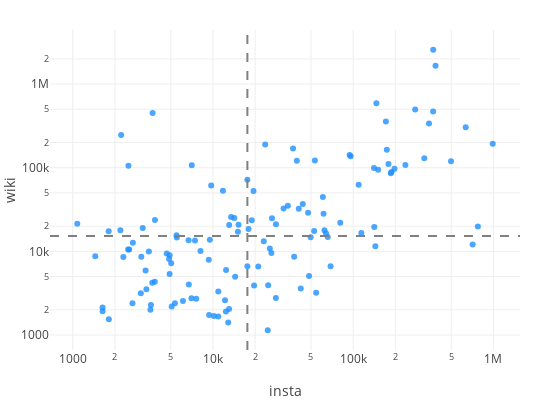

The notebook cell saved with this chart:
### Code cell
insta_wiki_scatter(city_data)

### Figure 1 — Plotly figure (JSON) as saved in the notebook; plotly's stock layout.template omitted (floating-point values rounded to 4 significant figures)
{"data": [{"hoverinfo": "text", "marker": {"color": "dodgerblue", "opacity": 0.8}, "mode": "markers", "name": "huge", "text": ["<i>Mühlenstraße</i><br>East Side Gallery, 124926<br>Mercedes-Benz Arena ..., 67963", "<i>Pariser Platz</i><br>Pariser Platz, 19878", "<i>Dircksenstraße</i><br>Berlin Alexanderplat..., 12068", "<i>Unter Den Linden</i><br>Warschauer Straße, 4032<br>Berlin Brandenburger..., 6051<br>Humboldt University ..., 155456<br>Hotel Adlon, 62916<br>Kronprinzenpalais, 31931", "<i>Am Lustgarten</i><br>Berlin Cathedral, 100669<br>Lustgarten, 18932", "<i>Platz Der Republik</i><br>Reichstag dome, 756577<br>Reichstag building, 393733<br>Bundestag, 507842", "<i>Ebertstraße</i><br>Berlin Wall, 2574641", "<i>Friedrichstraße</i><br>Checkpoint Charlie, 386808<br>Friedrichstadt-Palas..., 13018<br>Admiralspalast, 6366<br>The Westin Grand Ber..., 5086<br>Friedrichstraße, 26010", "<i>Cora-Berliner-Straße</i><br>Memorial to the Murd..., 337363", "<i>Potsdamer Platz</i><br>Potsdamer Platz, 119613<br>Berlin Potsdamer Pla..., 9958", "<i>Bodestraße</i><br>Museum Island, 114663<br>Pergamon Museum, 157339<br>Alte Nationalgalerie, 41013<br>Bode Museum, 44619<br>Altes Museum, 67883", "<i>Budapester Straße</i><br>Kaiser Wilhelm Memor..., 99786<br>Aquarium Berlin, 8001<br>2016 Berlin truck at..., 242", "<i>John-Foster-Dulles-Allee</i><br>Mitte, 51439<br>Tiergarten, Berlin, 26299<br>Haus der Kulturen de..., 19754", "<i>Hardenbergplatz</i><br>Berlin Zoological Ga..., 64648<br>Berlin Zoologischer ..., 24439", "<i>Gendarmenmarkt</i><br>Gendarmenmarkt, 44959<br>Konzerthaus Berlin, 26031<br>French Cathedral, Be..., 15216", "<i>Tauentzienstraße</i><br>Kaufhaus des Westens, 55818<br>Europa-Center, 11304<br>Breitscheidplatz, 25095<br>City West, 10494<br>Tauentzienstraße, 7755", "<i>Panoramastraße</i><br>Fernsehturm Berlin, 163664", "<i>Karl-Liebknecht-Straße</i><br>DDR Museum, 32142<br>Berlin Palace, 33600<br>St. Mary's Church, B..., 16630<br>Marx-Engels Forum, 12384<br>AquaDom, 19257", "<i>Potsdamer Straße</i><br>Sony Center, 38851<br>Neue Nationalgalerie, 34661<br>Berlin Wintergarten ..., 9531<br>Deutsche Kinemathek, 3381<br>Kulturforum, 8365", "<i>Brandenburger Tor</i><br>Brandenburg Gate, 592225", "<i>Kurfürstendamm</i><br>Schaubühne, 8663<br>Adenauerplatz (Berli..., 2823", "<i>Invalidenstraße</i><br>Hamburger Bahnhof, 19608", "<i>Europaplatz</i><br>Berlin Hauptbahnhof, 99538", "<i>Rosenthaler Straße</i><br>Hackesche Höfe, 16527", "<i>Lindenstraße</i><br>Jewish Museum, Berli..., 62533", "<i>Großer Stern</i><br>Berlin Victory Colum..., 105435<br>Straße des 17. Juni, 27282<br>Großer Stern, 4552", "<i>Niederkirchnerstraße</i><br>Topography of Terror, 123188<br>Abgeordnetenhaus of ..., 18360", "<i>Behrenstraße</i><br>Komische Oper Berlin, 11740<br>Academy of Arts, Ber..., 10198", "<i>Luckenwalder Straße</i><br>Gleisdreieck (Berlin..., 6652", "<i>Skalitzer Straße</i><br>Kottbusser Tor (Berl..., 9438<br>Berlin Görlitzer Bah..., 5405", "<i>Oranienstraße</i><br>SO36, 13265<br>Core Tex Records, 3201", "<i>Alexanderstraße</i><br>Park Inn Berlin, 13809<br>Berlin Jannowitzbrüc..., 4132", "<i>Spandauer Straße</i><br>Mitte (locality), 28173", "<i>Oranienburger Straße</i><br>Monbijou Park, 3969<br>Oranienburger Straße, 17649<br>New Synagogue, Berli..., 23201", "<i>Französische Straße</i><br>Französische Straße ..., 3197", "<i>Karl-Marx-Allee</i><br>Friedrichshain, 46467<br>Frankfurter Tor, 11482<br>Karl-Marx-Allee, 45865<br>Kino International, 7406<br>Computerspielemuseum..., 10945", "<i>Möckernstraße</i><br>Tempodrom, 17528", "<i>Reichstagufer</i><br>Tränenpalast, 14747", "<i>Hardenbergstraße</i><br>Ufa-Palast am Zoo, 5068", "<i>Herbert-Von-Karajan-Straße</i><br>Berliner Philharmoni..., 28881", "<i>Rathausstraße</i><br>Rotes Rathaus, 22980<br>Neptunbrunnen, 13990", "<i>Hasenheide</i><br>Neue Welt (Berlin), 3588", "<i>Oberbaumbrücke</i><br>Oberbaum Bridge, 32233", "<i>Alexanderplatz</i><br>Alexanderplatz, 118189<br>World Clock (Alexand..., 3206", "<i>Alte Jakobstraße</i><br>Berlinische Galerie, 8651", "<i>Leipziger Straße</i><br>Bundesrat of Germany, 152331<br>Wilhelmstrasse, 17412", "<i>Straße Des 17. Juni</i><br>Soviet War Memorial ..., 35100", "<i>Gleimstraße</i><br>Mauerpark, 32470", "<i>Trebbiner Straße</i><br>German Museum of Tec..., 21157", "<i>Paul-Lincke-Ufer</i><br>Paul-Lincke-Ufer, 2773", "<i>Erna-Samuel-Straße</i><br>Moabit, 24819", "<i>Schloßstraße</i><br>Schloßstraße (Berlin..., 1963<br>Bierpinsel, 7573", "<i>Mehringdamm</i><br>Mehringdamm, 4021<br>Schwules Museum, 6786", "<i>Bülowstraße</i><br>Bülowstraße (Berlin ..., 3931", "<i>Prinzenstraße</i><br>Böckler Park, 1140", "<i>09L/27R</i><br>Berlin Tempelhof Air..., 189462", "<i>Kreuzbergstraße</i><br>Viktoriapark, 13243", "<i>Warschauer Platz</i><br>Matrix (club), 6594", "<i>Wallstraße</i><br>Spittelmarkt (Berlin..., 3898", "<i>Prenzlauer Allee</i><br>Prenzlauer Berg, 50057<br>Zeiss Major Planetar..., 2563", "<i>Georgenstraße</i><br>Berlin Friedrichstra..., 23492", "<i>Albrechtstraße</i><br>Bunker (Berlin), 18466", "<i>Wittenbergplatz</i><br>Wittenbergplatz (Ber..., 6655", "<i>Bebelplatz</i><br>Berlin State Opera, 34248<br>Bebelplatz, 37783", "<i>Badstraße</i><br>Gesundbrunnen (Berli..., 9800<br>Berlin-Gesundbrunnen..., 8636<br>Pankstraße (Berlin U..., 2359", "<i>Leipziger Platz</i><br>Mall of Berlin, 12129<br>Leipziger Platz, 5078", "<i>Knaackstraße</i><br>Wasserturm Prenzlaue..., 4974", "<i>Klingelhöferstraße</i><br>Bauhaus Archive, 24991", "<i>Schloßplatz</i><br>European School of M..., 15436<br>Humboldt Box, 10277", "<i>Halenseestraße</i><br>Charlottenburg-Wilme..., 20705", "<i>Motzstraße</i><br>Viktoria-Luise-Platz, 2040", "<i>B96</i><br>Franz-Neumann-Platz ..., 1411", "<i>Hermannplatz</i><br>Hermannplatz (Berlin..., 5978", "<i>Rosa-Luxemburg-Straße</i><br>Rosa-Luxemburg-Straß..., 1905", "<i>Neue Schönhauser Straße</i><br>Weinmeisterstraße (B..., 2611", "<i>Spreeweg</i><br>Bellevue Palace (Ger..., 53033", "<i>Waldemarstraße</i><br>Görlitzer Bahnhof (B..., 3306", "<i>Mariannenplatz</i><br>St. Thomas, Berlin, 1660", "<i>B109</i><br>Prenzlauer Allee, 1686", "<i>Willy-Brandt-Straße</i><br>German Chancellery, 61294", "<i>Stresemannstraße</i><br>Martin-Gropius-Bau, 10836<br>Hebbel am Ufer, 2906", "<i>Turmstraße</i><br>Turmstraße, 1739", "<i>Am Friedrichshain</i><br>Märchenbrunnen, 7956", "<i>Hildegard-Knef-Platz</i><br>Berlin Südkreuz, 10082", "<i>Heinrich-Heine-Straße</i><br>Heinrich-Heine-Straß..., 2714", "<i>Klopstockstraße</i><br>Hansaviertel, 13529", "<i>Spandauer Damm</i><br>Charlottenburg Palac..., 106828", "<i>Osloer Straße</i><br>Osloer Straße (Berli..., 2751", "<i>Segitzdamm</i><br>Moritzplatz (Berlin ..., 4013", "<i>Dickhardtstraße</i><br>Steglitz, 13575", "<i>Gabriele-Tergit-Promenade</i><br>Mendelssohn-Barthold..., 2553", "<i>John-F.-Kennedy-Platz</i><br>Rathaus Schöneberg, 14635", "<i>Waterloo-Ufer</i><br>Landwehr Canal, 15601", "<i>Müllerstraße</i><br>Berlin-Wedding stati..., 2405", "<i>Gneisenaustraße</i><br>Gneisenaustraße (Ber..., 2187", "<i>Fischerinsel</i><br>Fischerinsel, 7213", "<i>Schützenstraße</i><br>Friedrichstadt (Berl..., 8992", "<i>Konrad-Adenauer-Straße</i><br>Bundestag (Berlin U-..., 5351", "<i>Messedamm</i><br>Internationales Cong..., 8118", "<i>Paul-Heyse-Straße</i><br>Velodrom (Berlin), 9456", "<i>Werderscher Markt</i><br>Federal Foreign Offi..., 23734", "<i>Brunnenstraße</i><br>Rosenthaler Platz (B..., 4344", "<i>An Der Kolonnade</i><br>Führerbunker, 451536", "<i>Stuttgarter Platz</i><br>Berlin-Charlottenbur..., 4213", "<i>Hausvogteiplatz</i><br>Hausvogteiplatz (Ber..., 2281", "<i>Beusselstraße</i><br>Berlin Beusselstraße..., 2006", "<i>Tiergartenstraße</i><br>Canisius-Kolleg Berl..., 3465<br>Kunstgewerbemuseum B..., 6493", "<i>Sophienstraße</i><br>Sophienkirche (Berli..., 3536", "<i>Greifswalder Straße</i><br>Ernst-Thälmann-Park, 4693<br>Berlin Greifswalder ..., 1219", "<i>Hinter Der Katholischen Kirche</i><br>St. Hedwig's Cathedr..., 19077", "<i>Lehrter Straße</i><br>Poststadion, 8648", "<i>Bornholmer Straße</i><br>Berlin Bornholmer St..., 3158", "<i>Am Köllnischen Park</i><br>Jannowitz Bridge, 1830<br>Märkisches Museum, 10853", "<i>Wexstraße</i><br>Berlin Innsbrucker P..., 2402", "<i>Warschauer Brücke</i><br>Berlin Warschauer St..., 10526", "<i>Brückenstraße</i><br>KitKatClub, 105488", "<i>Mittelstraße</i><br>Steglitz-Zehlendorf, 10564", "<i>Wiener Straße</i><br>Görlitzer Park, 8594", "<i>Rüdersdorfer Straße</i><br>Berghain, 245807", "<i>Maaßenstraße</i><br>Nollendorfplatz, 11422<br>Nollendorfplatz (Ber..., 6407", "<i>Friedrich-Wilhelm-Platz</i><br>Friedrich-Wilhelm-Pl..., 1542", "<i>Lennéstraße</i><br>Memorial to Homosexu..., 17430", "<i>Südstern</i><br>Südstern (Berlin U-B..., 1929", "<i>An Der Putlitzbrücke</i><br>Berlin Westhafen sta..., 2139", "<i>Waldsteg</i><br>Soviet War Memorial ..., 8765", "<i>An Der Spandauer Brücke</i><br>Hackescher Markt, 21364"], "textfont": {"color": "lightgrey", "size": 8}, "type": "scatter", "uid": "6b2578cc-4291-11e9-94b1-3c15c2cf2370", "x": [989076, 774695, 710963, 634486, 498553, 386438, 372198, 371481, 347330, 321349, 276756, 235633, 197163, 187589, 185429, 178426, 173778, 171038, 150733, 146356, 143892, 141353, 140688, 114298, 109365, 96001, 94302, 80870, 68981, 65845, 64014, 62353, 61474, 60783, 54430, 53285, 52677, 49704, 48422, 47653, 43696, 42276, 40906, 39639, 37947, 37261, 34212, 31884, 28132, 28093, 26350, 26117, 25428, 24761, 24592, 23578, 23030, 21046, 19642, 19468, 18917, 17929, 17600, 17593, 15221, 15074, 14385, 14202, 13468, 13052, 13030, 12848, 12399, 12371, 12179, 11779, 10920, 10913, 10153, 9714, 9508, 9392, 9337, 8147, 7599, 7443, 7062, 7024, 6728, 6701, 6110, 5522, 5495, 5354, 5079, 5034, 4911, 4907, 4866, 4680, 3858, 3848, 3712, 3691, 3613, 3582, 3491, 3351, 3306, 3156, 3084, 3060, 2685, 2666, 2528, 2496, 2483, 2296, 2214, 2187, 1809, 1804, 1633, 1632, 1448, 1077], "y": [192889, 19878, 12068, 304766, 119601, 1658152, 2574641, 468980, 337363, 129571, 498244, 108029, 97492, 89087, 86206, 110466, 163664, 357894, 94789, 592225, 11486, 19608, 99538, 16527, 62533, 137269, 141548, 21938, 6652, 14843, 16466, 17941, 28173, 44819, 3197, 122165, 17528, 14747, 5068, 28881, 36970, 3588, 32233, 121395, 8651, 169743, 35100, 32470, 21157, 2773, 24819, 9536, 10807, 3931, 1140, 189462, 13243, 6594, 3898, 52620, 23492, 18466, 6655, 72031, 20795, 17207, 4974, 24991, 25713, 20705, 2040, 1411, 5978, 1905, 2611, 53033, 3306, 1660, 1686, 61294, 13742, 1739, 7956, 10082, 2714, 13529, 106828, 2751, 4013, 13575, 2553, 14635, 15601, 2405, 2187, 7213, 8992, 5351, 8118, 9456, 23734, 4344, 451536, 4213, 2281, 2006, 9958, 3536, 5912, 19077, 8648, 3158, 12683, 2402, 10526, 105488, 10564, 8594, 245807, 17829, 1542, 17430, 1929, 2139, 8765, 21364]}], "layout": {"height": 400, "hovermode": "closest", "margin": {"b": 50, "l": 50, "r": 30, "t": 30}, "shapes": [{"line": {"color": "grey", "dash": "dash", "width": 2}, "type": "line", "x0": 17600.0, "x1": 17600.0, "xref": "x", "y0": 0, "y1": 1, "yref": "paper"}, {"line": {"color": "grey", "dash": "dash", "width": 2}, "type": "line", "x0": 0, "x1": 1, "xref": "paper", "y0": 15222, "y1": 15222, "yref": "y"}], "showlegend": false, "width": 550, "xaxis": {"title": "insta", "type": "log"}, "yaxis": {"title": "wiki", "type": "log"}}}
